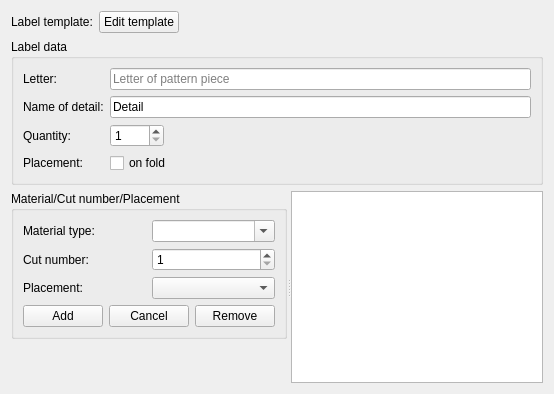
         <widget class="QWidget" name="tabPieceLabelData">
          <attribute name="title">
           <string>Piece label data</string>
          </attribute>
          <layout class="QVBoxLayout" name="verticalLayout_2">
           <item>
            <layout class="QHBoxLayout" name="horizontalLayout_30">
             <item>
              <widget class="QLabel" name="label_13">
               <property name="text">
                <string>Label template:</string>
               </property>
              </widget>
             </item>
             <item>
              <widget class="QPushButton" name="pushButtonEditPieceLabel">
               <property name="toolTip">
                <string>Edit pattern label</string>
               </property>
               <property name="text">
                <string>Edit template</string>
               </property>
              </widget>
             </item>
             <item>
              <spacer name="horizontalSpacer">
               <property name="orientation">
                <enum>Qt::Horizontal</enum>
               </property>
               <property name="sizeHint" stdset="0">
                <size>
                 <width>40</width>
                 <height>20</height>
                </size>
               </property>
              </spacer>
             </item>
            </layout>
           </item>
           <item>
            <widget class="QGroupBox" name="groupBoxLabelData">
             <property name="title">
              <string>Label data</string>
             </property>
             <layout class="QFormLayout" name="formLayout">
              <property name="fieldGrowthPolicy">
               <enum>QFormLayout::ExpandingFieldsGrow</enum>
              </property>
              <item row="0" column="0">
               <widget class="QLabel" name="label_5">
                <property name="text">
                 <string>Letter:</string>
                </property>
               </widget>
              </item>
              <item row="0" column="1">
               <widget class="QLineEdit" name="lineEditLetter">
                <property name="maxLength">
                 <number>3</number>
                </property>
                <property name="placeholderText">
                 <string>Letter of pattern piece</string>
                </property>
               </widget>
              </item>
              <item row="1" column="0">
               <widget class="QLabel" name="labelEditName">
                <property name="text">
                 <string>Name of detail:</string>
                </property>
               </widget>
              </item>
              <item row="1" column="1">
               <widget class="QLineEdit" name="lineEditName">
                <property name="text">
                 <string>Detail</string>
                </property>
                <property name="maxLength">
                 <number>30</number>
                </property>
                <property name="placeholderText">
                 <string>Name can't be empty</string>
                </property>
               </widget>
              </item>
              <item row="2" column="0">
               <widget class="QLabel" name="labelQuantity">
                <property name="text">
                 <string>Quantity:</string>
                </property>
               </widget>
              </item>
              <item row="2" column="1">
               <widget class="QSpinBox" name="spinBoxQuantity">
                <property name="minimum">
                 <number>1</number>
                </property>
                <property name="maximum">
                 <number>9999</number>
                </property>
                <property name="value">
                 <number>1</number>
                </property>
               </widget>
              </item>
              <item row="3" column="0">
               <widget class="QLabel" name="label">
                <property name="text">
                 <string>Placement:</string>
                </property>
               </widget>
              </item>
              <item row="3" column="1">
               <widget class="QCheckBox" name="checkBoxFold">
                <property name="text">
                 <string>on fold</string>
                </property>
               </widget>
              </item>
             </layout>
            </widget>
           </item>
           <item>
            <widget class="QSplitter" name="splitter">
             <property name="orientation">
              <enum>Qt::Horizontal</enum>
             </property>
             <widget class="QWidget" name="layoutWidget1">
              <layout class="QVBoxLayout" name="verticalLayout_7">
               <item>
                <widget class="QGroupBox" name="groupBox_2">
                 <property name="title">
                  <string>Material/Cut number/Placement</string>
                 </property>
                 <layout class="QGridLayout" name="gridLayout_3">
                  <item row="1" column="0">
                   <widget class="QLabel" name="label_8">
                    <property name="text">
                     <string>Cut number:</string>
                    </property>
                   </widget>
                  </item>
                  <item row="0" column="0" colspan="2">
                   <widget class="QLabel" name="label_7">
                    <property name="text">
                     <string>Material type:</string>
                    </property>
                   </widget>
                  </item>
                  <item row="0" column="2" colspan="2">
                   <widget class="QComboBox" name="comboBoxMaterial">
                    <property name="toolTip">
                     <string>You can choose one of the predefined materials or enter a new one</string>
                    </property>
                    <property name="editable">
                     <bool>true</bool>
                    </property>
                   </widget>
                  </item>
                  <item row="1" column="2" colspan="2">
                   <widget class="QSpinBox" name="spinBoxCutNumber">
                    <property name="minimum">
                     <number>1</number>
                    </property>
                    <property name="maximum">
                     <number>1000</number>
                    </property>
                   </widget>
                  </item>
                  <item row="2" column="0">
                   <widget class="QLabel" name="label_9">
                    <property name="text">
                     <string>Placement:</string>
                    </property>
                   </widget>
                  </item>
                  <item row="2" column="2" colspan="2">
                   <widget class="QComboBox" name="comboBoxPlacement"/>
                  </item>
                  <item row="3" column="0">
                   <widget class="QPushButton" name="pushButtonAdd">
                    <property name="text">
                     <string>Add</string>
                    </property>
                   </widget>
                  </item>
                  <item row="3" column="1" colspan="2">
                   <widget class="QPushButton" name="pushButtonCancel">
                    <property name="text">
                     <string>Cancel</string>
                    </property>
                   </widget>
                  </item>
                  <item row="3" column="3">
                   <widget class="QPushButton" name="pushButtonRemove">
                    <property name="text">
                     <string>Remove</string>
                    </property>
                   </widget>
                  </item>
                 </layout>
                </widget>
               </item>
               <item>
                <spacer name="verticalSpacer_3">
                 <property name="orientation">
                  <enum>Qt::Vertical</enum>
                 </property>
                 <property name="sizeHint" stdset="0">
                  <size>
                   <width>20</width>
                   <height>40</height>
                  </size>
                 </property>
                </spacer>
               </item>
              </layout>
             </widget>
             <widget class="QListWidget" name="listWidgetMCP">
              <property name="minimumSize">
               <size>
                <width>180</width>
                <height>0</height>
               </size>
              </property>
              <property name="focusPolicy">
               <enum>Qt::ClickFocus</enum>
              </property>
             </widget>
            </widget>
           </item>
          </layout>
         </widget>
